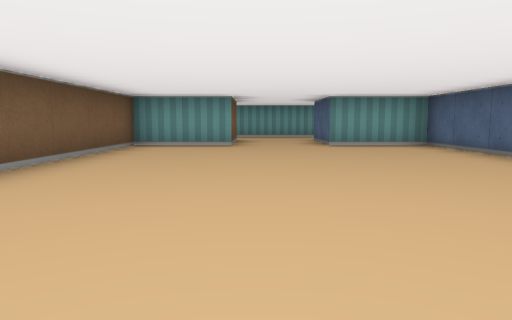
view 1 (above)

18 first-person views from a walk through a cub3D ray-caster map. The camera is about half as high as the walls, tilts 6° down and sees 70° across. The floor is counted in squares. Each view is taken from the middle of a square. On the plan, view 1 faces up. The plan holds only what a view shows up to about 9 squares ahead; the rest is blank.

view 2
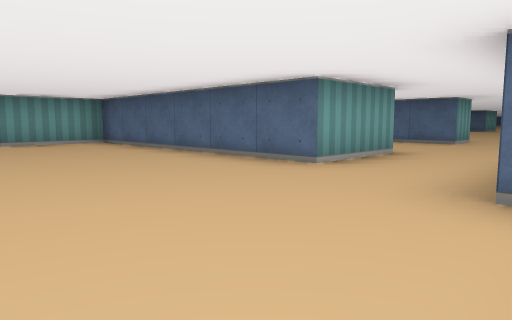

view 3
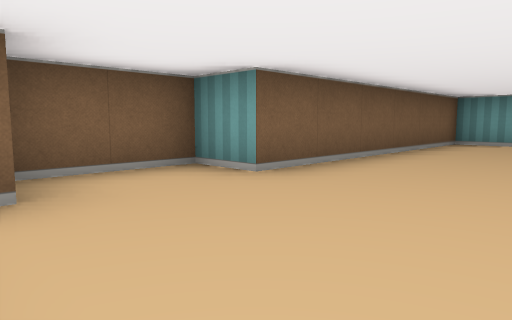

view 4
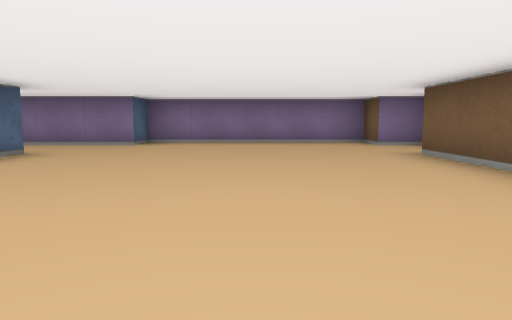

view 5
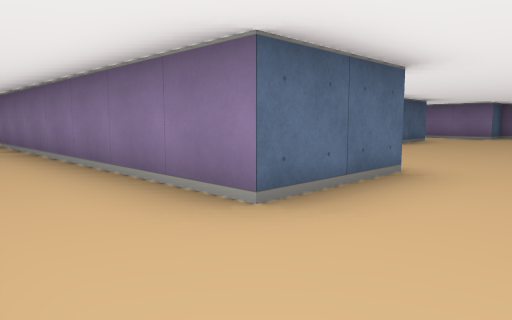

view 6
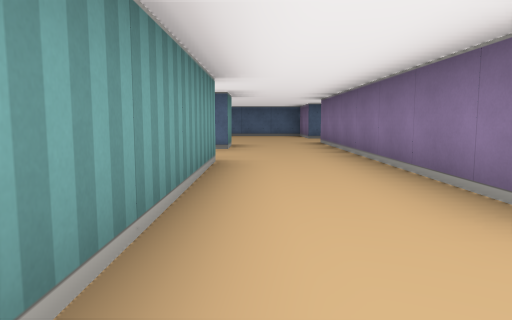

view 7
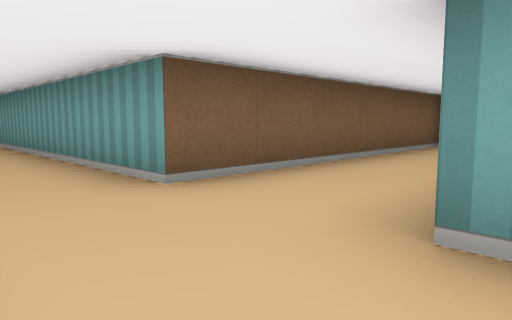

view 8
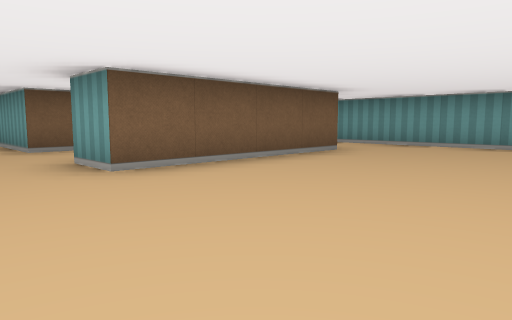

view 9
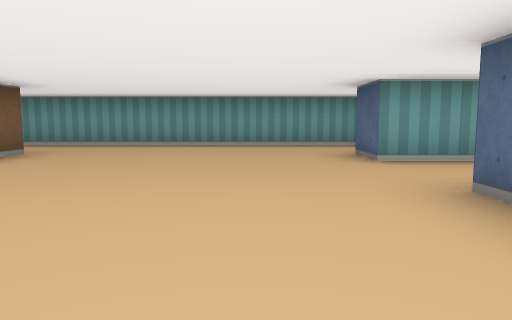

view 10
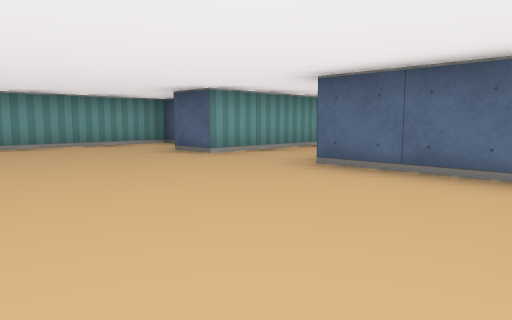

view 11
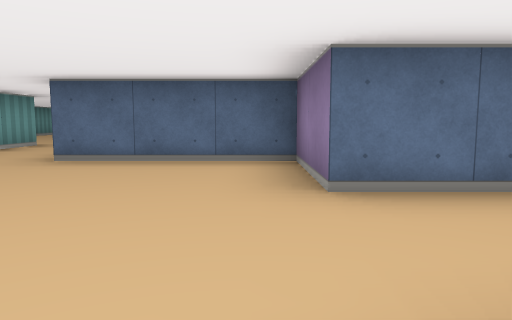

view 12
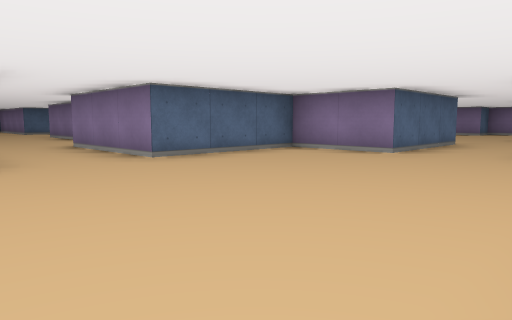

view 13
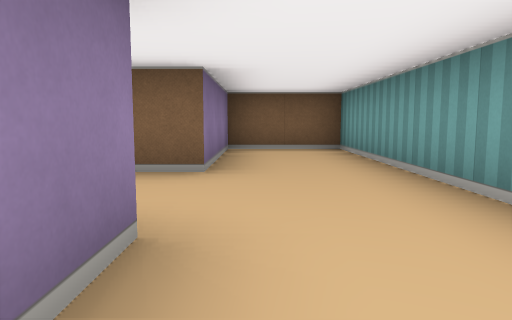

view 14
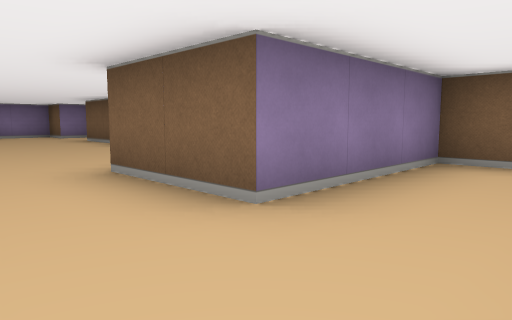

view 15
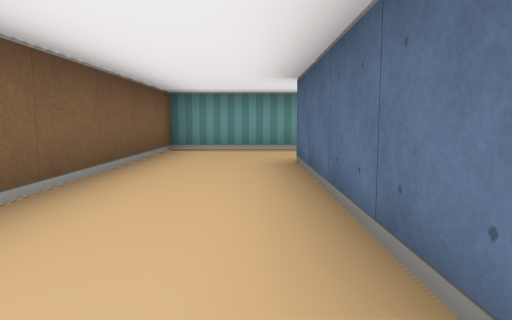

view 16
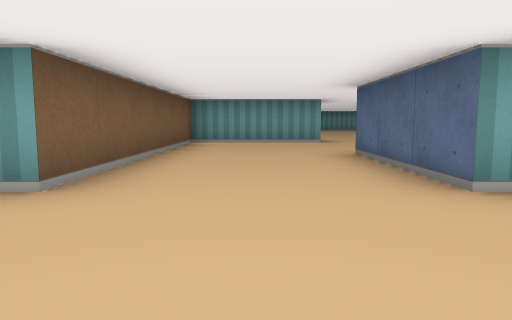

view 17
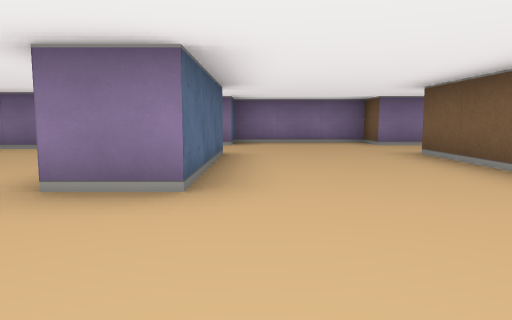

view 18
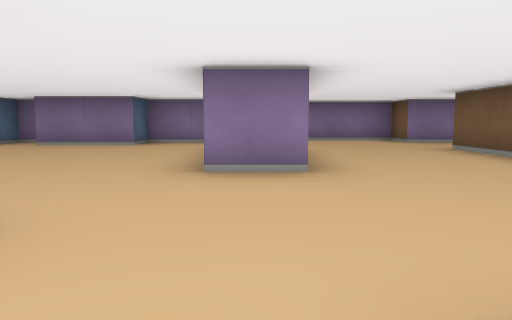

### Floor plan
Points are (right, up) in squares from view 1. A wall is a line through its corners. A room is listed if a view was taken in it or the views show most of it. See-through windows are left out.
Room 1 (views 1, 2, 3, 4)
walls: (3.5, 1.5) (3.5, 7.5) (1.5, 7.5); (-0.5, 7.5) (-2.5, 7.5) (-2.5, 1.5) (-3.5, 1.5) (-3.5, -0.5) (-2.5, -0.5) (-2.5, -1.5) (2.5, -1.5) (2.5, -0.5) (3.5, -0.5)
ways out: opening at (0.5, 8.5) to room 2; opening at (4.5, 0.5) to room 4
Room 2 (views 5, 6, 13, 14, 15)
walls: (6.5, 11.5) (6.5, 15.5); (1.5, 7.5) (1.5, 9.5) (6.5, 9.5); (6.5, 17.5) (4.5, 17.5) (4.5, 11.5) (-3.5, 11.5) (-3.5, 9.5) (-0.5, 9.5) (-0.5, 7.5)
ways out: opening at (0.5, 8.5) to room 1; opening at (7, 10.5) to room 3; opening at (7, 16.5) to room 3
Room 3 (views 7, 8, 9, 10, 11, 12, 18)
walls: (7.5, 15.6) (7.5, 11.5) (6.5, 11.5); (6.5, 9.5) (8.5, 9.5); (13.5, 17) (13.5, 17.5) (6.5, 17.5); (10.5, 7.5) (10.5, 9.5) (12.5, 9.5) (12.5, 12.5) (15.5, 12.5); (15.5, 14.5) (12.5, 14.5) (12.5, 15.5)
ways out: opening at (7, 10.5) to room 2; opening at (7, 16.5) to room 2; opening at (9.5, 8.5) to room 4; opening at (15, 13.5)
Room 4 (views 16, 17)
walls: (9.5, 1.5) (8.5, 1.5) (8.5, 4.5) (9.5, 4.5); (8.5, 7.5) (5.5, 7.5) (5.5, 1.5) (3.5, 1.5); (3.5, -0.5) (5.5, -0.5) (5.5, -1.5) (8.5, -1.5) (8.5, -0.5) (9.5, -0.5); (10.5, 6.5) (10.5, 7.5)
ways out: opening at (4.5, 0.5) to room 1; opening at (9.5, 8.5) to room 3; opening at (9, 0.5); opening at (10, 5)

Where each view was taken, in squares from view 1:
view 1: 0 up, 0 right, facing up
view 2: 1 down, 0 right, facing up-right
view 3: 1 down, 0 right, facing up-left
view 4: 7 up, 0 right, facing down
view 5: 11 up, 0 right, facing down-right
view 6: 11 up, 0 right, facing right
view 7: 10 up, 7 right, facing up-left
view 8: 10 up, 11 right, facing up-left
view 9: 10 up, 11 right, facing up
view 10: 10 up, 9 right, facing up-right
view 11: 10 up, 8 right, facing right
view 12: 15 up, 8 right, facing down-right
view 13: 10 up, 3 right, facing left
view 14: 11 up, 1 right, facing down-left
view 15: 11 up, 6 right, facing up
view 16: 1 down, 7 right, facing up
view 17: 7 up, 8 right, facing down
view 18: 8 up, 9 right, facing down
